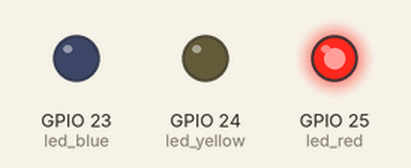
Simulated run of this program. Board: Raspberry Pi (BCM pin numbers). Parts: output pins drawn as LEDs (lit = HIGH).

Above: at 0.5 s.
At 1.5 s:
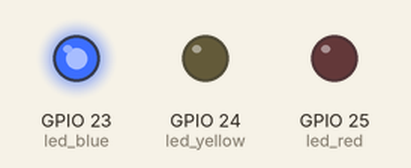
At 2.5 s:
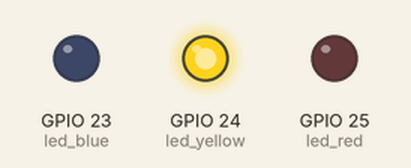
At 3.5 s:
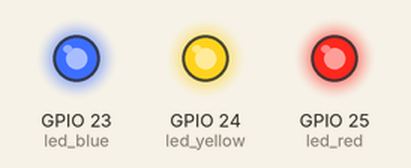
At 4.5 s:
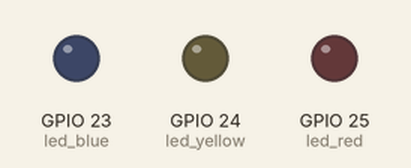
Timing chart, 0 to 6.5 s (numbered marks = the images above):
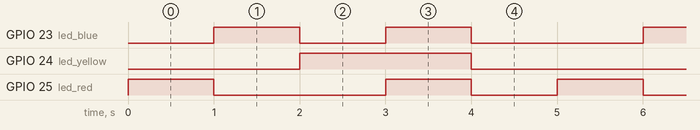

The program:

blinking_led.py
```python
#importing necessary libraries
from gpiozero import LED
from time import sleep

#create an object called led that refers to GPIO 25
led_red = LED(25)
led_blue = LED(23)
led_yellow = LED(24)

#create a variable called delay that refers to delay time in seconds
delay = 1

while True:
    #set led to on for the delay time
    led_red.on()
    #print('LED set to on')
    sleep(delay)
    #set led to off for the delay time
    led_red.off()
    #print('LED set to off')
    #sleep(delay)
    led_blue.on()
    sleep(delay)
    led_blue.off()
    led_yellow.on()
    sleep(delay)
    led_yellow.off()
    led_red.on()
    led_blue.on()
    led_yellow.on()
    sleep(delay)
    led_red.off()
    led_blue.off()
    led_yellow.off()
    sleep(delay)
```

Measured:
- by itself, GPIO 23 (led_blue): repeats every 5.0 s: LOW 1.0 s, HIGH 1.0 s, LOW 2.0 s, HIGH 1.0 s
- by itself, GPIO 24 (led_yellow): alternates HIGH for 2.0 s and LOW for 3.0 s
- by itself, GPIO 25 (led_red): repeats every 5.0 s: LOW 2.0 s, HIGH 1.0 s, LOW 1.0 s, HIGH 1.0 s
